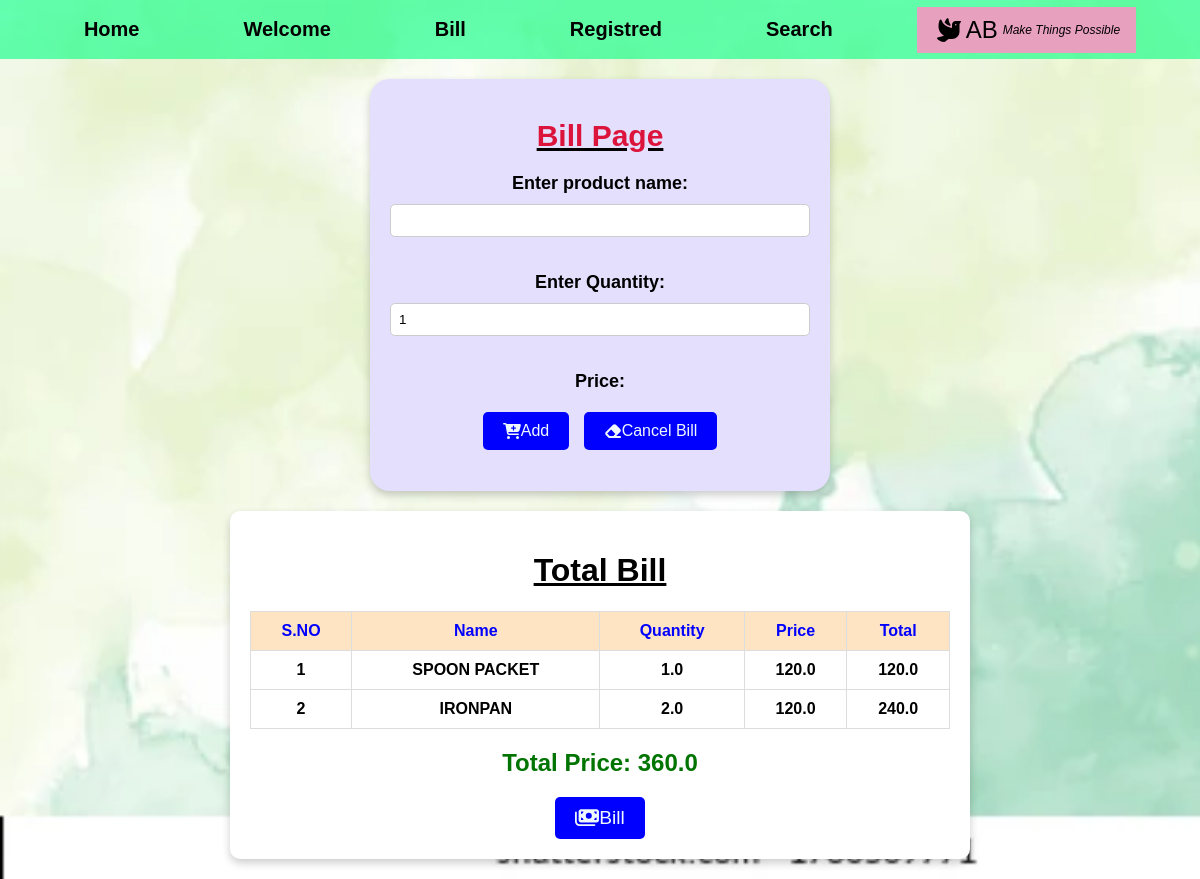
The page /bill on the database its author committed.
### Myapp/models.py (models this page shows)
class bill(models.Model):
    Name=models.CharField(max_length=30, null=True)
    quan=models.CharField(max_length=30, null=True)
    price=models.CharField(max_length=30, null=True)
    cash=models.CharField(max_length=30, null=True)

### Myapp/views.py (the view)
# urls.py: path('bill',views.bills),
def bills(request):
        query=bill.objects.all()
        total=0
        for k in query:
            total=total+float(k.cash)
        return render(request,'bill.html',{'queryset':query,'Total':total})

### templates/bill.html (shortened to what this page needs)
{% extends 'bas.html' %}
{% block home %}
{% load static %}
<link href="{% static 'fontawesomefree/css/all.min.css' %}" rel="stylesheet" type="text/css">
<head>
</head>
<div class="clas">
    <div class="bill">
        <center>
            <u>
                <h1>Bill Page</h1>
            </u>
            <form method='post' action="get">
                <h2>Enter product name:</h2>
                <input type="text" name="name" id="inpt">
                <h2>Enter Quantity:</h2>
                <input type="text" name="quan" value="1">
                <h2>Price:</h2>
                <button name="add">
                    <i class="fa-solid fa-cart-plus"></i>Add
                </button>
                <button name="remove">
                    <i class="fa-solid fa-eraser"></i>Cancel Bill
                </button>
        </center>
    </div>
    <div class="container">
        <center>
            <u>
                <h1>Total Bill</h1>
            </u>
        </center>
        <table>
            <thead>
                <tr>
                    <th>S.NO</th>
                    <th>Name</th>
                    <th>Quantity</th>
                    <th>Price</th>
                    <th>Total</th>
                </tr>
            </thead>
            <tbody>
                {% for k in queryset %}
                <tr>
                    <td>{{forloop.counter}}</td>
                    <td>{{k.Name}}</td>
                    <td>{{k.quan}}</td>
                    <td>{{k.price}}</td>
                    <td>{{k.cash}}</td>
                </tr>
                {% endfor %}
            </tbody>
        </table>
        <center>
            <h2>Total Price: {{Total}}</h2>
            <button name="bill">
                <i class="fa-solid fa-money-bills"></i>Bill
            </button>
        </center>
    </div>
</div>
{% endblock %}

### templates/bill.html (style rules this page uses)
body { font-family: Arial, sans-serif; margin: 0; padding: 0; box-sizing: border-box; }
.clas { display: flex; justify-content: center; align-items: flex-start; flex-wrap: wrap; gap: 20px; padding: 20px; }
.bill { background-color: #E3DFFD; padding: 20px; border-radius: 20px; width: 100%; max-width: 420px; box-shadow: 0 4px 8px rgba(0, 0, 0, 0.2); }
.bill h1 { color: crimson; font-size: 30px; margin-bottom: 20px; text-align: center; }
.bill h2 { font-size: 18px; margin-bottom: 10px; }
.bill input { width: 100%; padding: 8px; margin-bottom: 20px; border-radius: 5px; border: 1px solid #ccc; }
.bill button { display: inline-flex; align-items: center; justify-content: center; padding: 10px 20px; font-size: medium; border: none; border-radius: 5px; color: aliceblue; background-color: blue; cursor: pointer; margin: 5px; }
.container { width: 100%; max-width: 700px; overflow-x: auto; background-color: white; padding: 20px; border-radius: 10px; box-shadow: 0 4px 8px rgba(0, 0, 0, 0.2); }
.container table { width: 100%; border-collapse: collapse; }
.container table thead { background-color: bisque; color: blue; font-weight: 800; }
.container table th, .container table td { text-align: center; padding: 10px; border: 1px solid #ddd; }
.container table tbody tr { font-weight: bolder; }
.container h2 { text-align: center; color: rgb(0, 116, 0); font-size: 24px; margin-top: 20px; }
.container button { display: inline-flex; align-items: center; justify-content: center; padding: 10px 20px; font-size: larger; border: none; border-radius: 5px; color: aliceblue; background-color: blue; cursor: pointer; }

### rows shown on the page
bill: Name "SPOON PACKET", quan "1.0", price "120.0", cash "120.0"
bill: Name "IRONPAN", quan "2.0", price "120.0", cash "240.0"

### other values the page prints
{{ Total }} "360.0"
